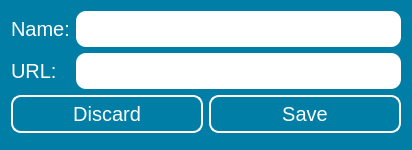
<?xml version="1.0" encoding="UTF-8"?>
<ui version="4.0">
 <class>add_url_window</class>
 <widget class="QDialog" name="add_url_window">
  <property name="geometry">
   <rect>
    <x>0</x>
    <y>0</y>
    <width>412</width>
    <height>150</height>
   </rect>
  </property>
  <property name="windowTitle">
   <string>Add URL</string>
  </property>
  <property name="styleSheet">
   <string notr="true">QDialog {
	background-color: #007EA6;
	color: white;
}</string>
  </property>
  <layout class="QVBoxLayout" name="verticalLayout">
   <item>
    <layout class="QFormLayout" name="frm_add_url">
     <item row="0" column="0">
      <widget class="QLabel" name="lbl_name">
       <property name="styleSheet">
        <string notr="true">color: white;
font-size: 20px;</string>
       </property>
       <property name="text">
        <string>Name:</string>
       </property>
      </widget>
     </item>
     <item row="0" column="1">
      <widget class="QLineEdit" name="lnedit_name">
       <property name="styleSheet">
        <string notr="true">border-radius: 10px;
font-size: 20px;
padding: 5px;</string>
       </property>
      </widget>
     </item>
     <item row="1" column="0">
      <widget class="QLabel" name="lbl_url">
       <property name="styleSheet">
        <string notr="true">color: white;
font-size: 20px;</string>
       </property>
       <property name="text">
        <string>URL:</string>
       </property>
      </widget>
     </item>
     <item row="1" column="1">
      <widget class="QLineEdit" name="lnedit_url">
       <property name="styleSheet">
        <string notr="true">border-radius: 10px;
font-size: 20px;
padding: 5px;</string>
       </property>
      </widget>
     </item>
    </layout>
   </item>
   <item>
    <layout class="QHBoxLayout" name="hbox_url_buttons">
     <item>
      <widget class="QPushButton" name="btn_discard">
       <property name="styleSheet">
        <string notr="true">color: white;
border: 2px solid white;
background-color: transparent;
font-size: 20px;
border-radius: 10px;
padding: 5px;</string>
       </property>
       <property name="text">
        <string>Discard</string>
       </property>
      </widget>
     </item>
     <item>
      <widget class="QPushButton" name="btn_save">
       <property name="styleSheet">
        <string notr="true">color: white;
border: 2px solid white;
background-color: transparent;
font-size: 20px;
border-radius: 10px;
padding: 5px;</string>
       </property>
       <property name="text">
        <string>Save</string>
       </property>
      </widget>
     </item>
    </layout>
   </item>
   <item>
    <spacer name="spacr_add_url">
     <property name="orientation">
      <enum>Qt::Vertical</enum>
     </property>
     <property name="sizeHint" stdset="0">
      <size>
       <width>20</width>
       <height>40</height>
      </size>
     </property>
    </spacer>
   </item>
  </layout>
 </widget>
 <resources/>
 <connections/>
</ui>
